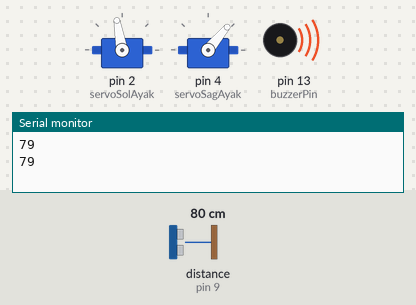
Simulated run of this sketch. Board: Arduino Uno, built with avr-gcc and run on an emulated ATmega328P. Parts: 2 × servo, buzzer (waves = sounding), the last lines printed to the serial monitor. Wiring (inferred from the names in the program): ultrasonic range finder: trigger pin 8; echo pin 9. The inputs (shaded band) are chosen by the test bench; at power-on: distance to the obstacle (sensor on pin 9) 80 cm. The echo pulse lasts 58.3 µs per cm.

Above: at 3.7 s.
3.8 s: distance to the obstacle (sensor on pin 9) set to 2 cm
At 5.0 s:
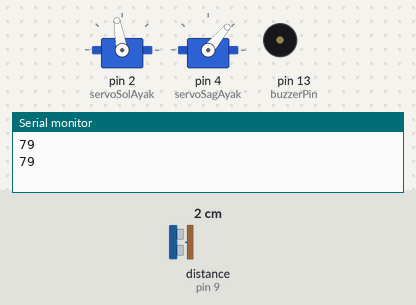
8.5 s: distance to the obstacle (sensor on pin 9) set to 4 cm
At 9.2 s:
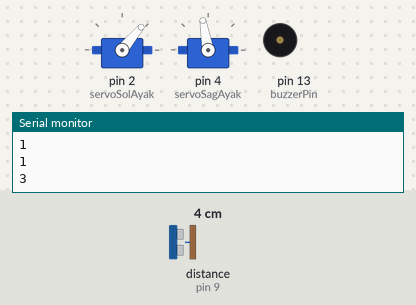
Timing chart, 0 to 18.3 s (numbered marks = the images above; inputs shaded):
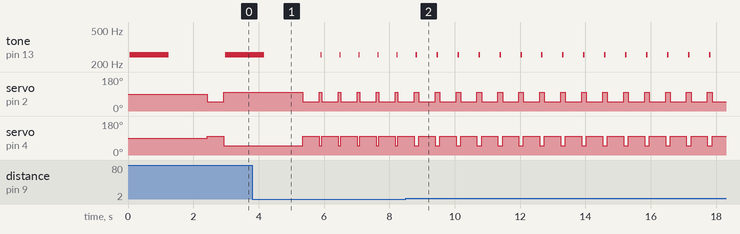

The sketch:

Versiyon1.ino
```cpp
#include <Servo.h>
#define buzzerPin 13
int echoPin = 9;
int trigPin = 8;

Servo servoSolAyak;
Servo servoSagAyak;

int maxDeger = 200;
int minDeger = 0;

void setup() {
  pinMode(trigPin, OUTPUT);
  pinMode(echoPin, INPUT);
  pinMode(buzzerPin, OUTPUT);
  Serial.begin(9600);
  servoSolAyak.attach(2);
  servoSagAyak.attach(4);
}

void loop() {

  int olcum = mesafe(maxDeger, minDeger);
  melodiCal(olcum*15);
  servoSolAyak.write(50);
  servoSagAyak.write(100);
  delay(500);
  servoSolAyak.write(100);
  servoSagAyak.write(50);
}

int mesafe(int maxD, int minD)
{
  long gecenZaman, uzaklik;

  digitalWrite(trigPin,LOW);
  delayMicroseconds(2);
  digitalWrite(trigPin, HIGH);
  delayMicroseconds(10);
  digitalWrite(trigPin, LOW);

  gecenZaman = pulseIn(echoPin, HIGH);
  uzaklik = gecenZaman / 58.2;
  delay(50);
  Serial.println(uzaklik);

  if(uzaklik >= maxD || uzaklik <= minD)
  {
    return 0;
  }
  else{
    return uzaklik;

  }
}

int melodiCal(int beklemeSuresi)
{
  tone(buzzerPin, 256);
  delay(beklemeSuresi);

  noTone(buzzerPin);
  delay(beklemeSuresi);

}
```

Measured:
- by itself, tone on pin 13 (buzzerPin): alternates 256 Hz for 0.05 s and silent for 0.60 s
- by itself, servo on pin 2 (servoSolAyak): alternates 100° for 0.14 s and 50° for 0.50 s
- by itself, servo on pin 4 (servoSagAyak): alternates 100° for 0.50 s and 50° for 0.14 s
